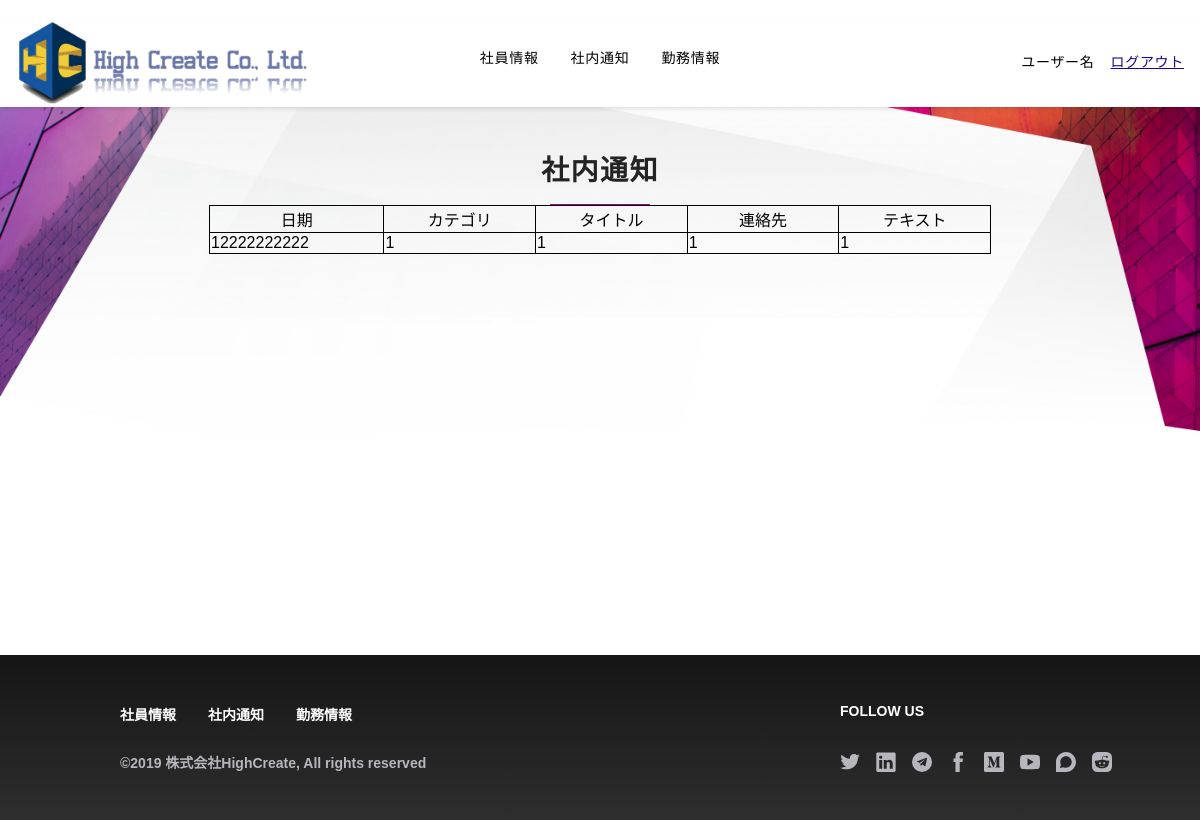
The page /notices/1 on the database its author committed.
### homepage/models.py (models this page shows)
class noticeInfo(models.Model):
    userId = models.CharField(primary_key=True, max_length=20, verbose_name='userId')
    userName = models.CharField(blank=True, max_length=100, verbose_name='userName')
    userData = models.CharField(blank=True, max_length=100, verbose_name='userData')
    userCategory = models.CharField(blank=True, max_length=100, verbose_name='userCategory')
    userTitle = models.CharField(blank=True, max_length=100, verbose_name='userTitle')
    userContact = models.CharField(blank=True, max_length=100, verbose_name='userContact')
    userText = models.CharField(blank=True, max_length=200, verbose_name='userText')
    class Meta:
        managed = False
        db_table = 'noticeInfo'

### homepage/officeviews.py (the view)
# urls.py: path('notices/<int:userId>', officeviews.detail),
def detail(request, userId):
    noticeInfos = models.noticeInfo.objects.all()
    detail_info = None
    for noticeInfo in noticeInfos:
        if noticeInfo.userId == userId:
            detail_info = noticeInfo
            break
    return render(request, 'detail.html',
                  {
                      'detail_info': detail_info
                  }
                  )

### templates/detail.html (shortened to what this page needs)
{% extends 'officebase.html' %} {% block title %}社内通知 | HighCreate{% endblock %} {% block content %}
    <div class="p-3 bg-center bg-top bg-white mx-auto relative xl:p-0 PageWrap__ContentContainer-kkdcvd-0 dzVwN"
         id="site-content" ng-controller="ScrollController" data-ng-init="init('{{ jumpflag }}')">
        <div classnames="">
            <div class="Mantel__Container-sc-90mahe-0 loqmwV">
                <header>
                    <h1 class=" font-sans text-charcoal tracking-wide uppercase text-center pb-2 font-black uppercase md:text-3xl text-3xl">
                        社内通知</h1>
                    <div class=" h-px bg-magenta mx-auto" style="width: 100px;">
                    </div>
                </header>
            </div>
            <div class="Technology__SectionContainer-sc-1uzfb71-0 dnLgNL">
                <div>
                    <table class="table table-bordered ">
                        <tr class="text-center">
                            <td>日期</td>
                            <td>カテゴリ</td>
                            <td>タイトル</td>
                            <td>連絡先</td>
                            <td>テキスト</td>
                        </tr>
                        <tr>
                            <td>{{ detail_info.userData }}</td>
                            <td>{{ detail_info.userCategory }}</td>
                            <td>{{ detail_info.userTitle }}</td>
                            <td>{{ detail_info.userContact }}</td>
                            <td>{{ detail_info.userText }}</td>
                        </tr>
                    </table>
                </div>
            </div>
        </div>
    </div>
{% endblock %}

### homepage/static/css/index_sub.css (style rules this page uses)
.loqmwV { padding-top: 20%; overflow: hidden; margin: -1.5rem -1.5rem 0px; }
@media (min-width: 576px) { .loqmwV { padding-top: 9%; } }
@media (min-width: 992px) { .loqmwV { padding-top: 1%; padding-top: 5rem; } }
@media (min-width:1200px) { .loqmwV { padding-top: 4%; margin: 0; } }
@media (min-width: 321px) { .dzVwN { background: url(../pic/economic_policy-mobile-2x.jpg) center top / 100% no-repeat; } }
@media (min-width: 992px) { .dzVwN { background: url(../pic/economic_policy-desktop.jpg) center top / 100% no-repeat; } }
@media (min-width: 992px) { .dzVwN { min-height: 460px; } }
.dnLgNL { padding-left: 1rem; padding-right: 1rem; margin-left: auto; margin-right: auto; max-width: 50.875rem; }

### homepage/static/css/contact_main.css (style rules this page uses)
body { margin: 0 }

### templates/detail.html (style rules this page uses)
table { border-collapse: collapse; }
table, td, th { border: 1px solid black; }
td { width: 10%; }

### rows shown on the page
noticeInfo: userData "12222222222", userCategory "1", userTitle "1", userContact "1", userText "1"
